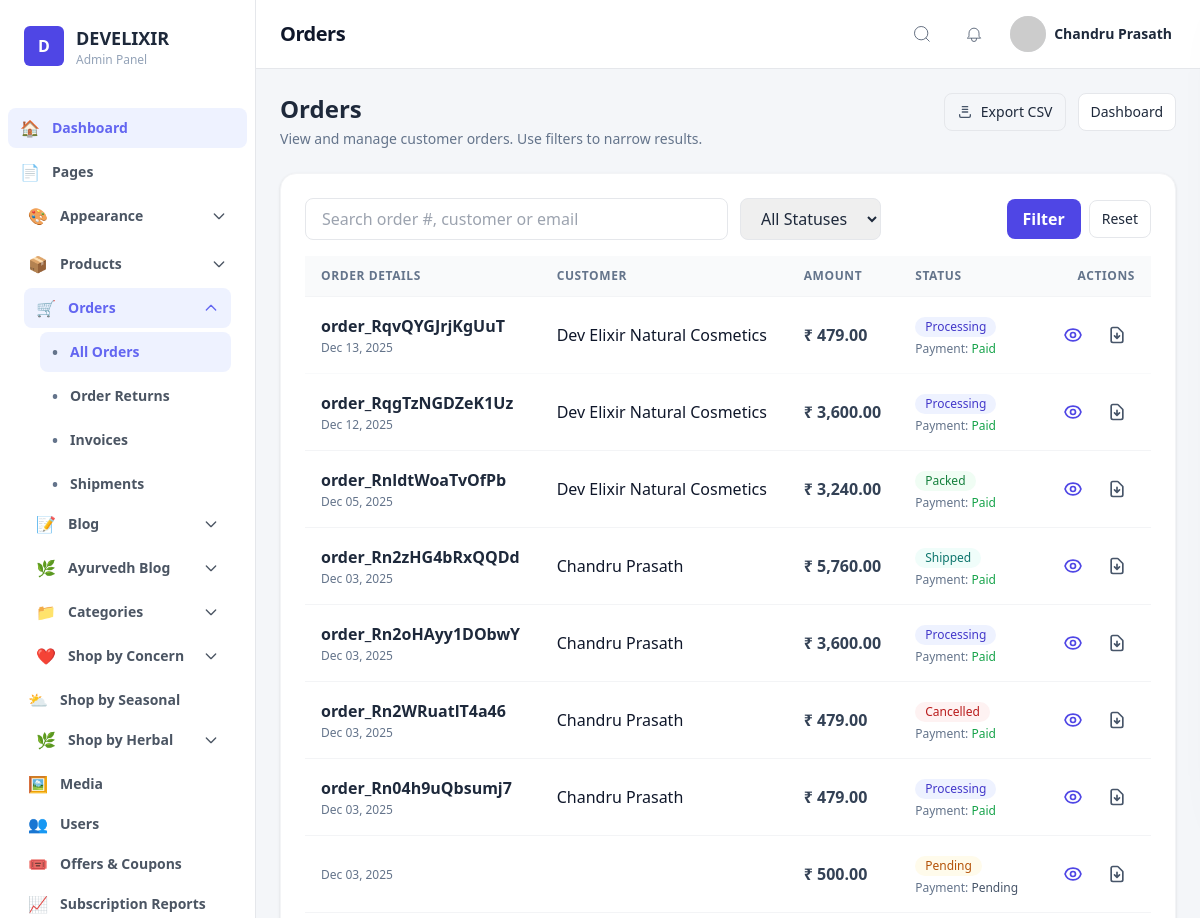
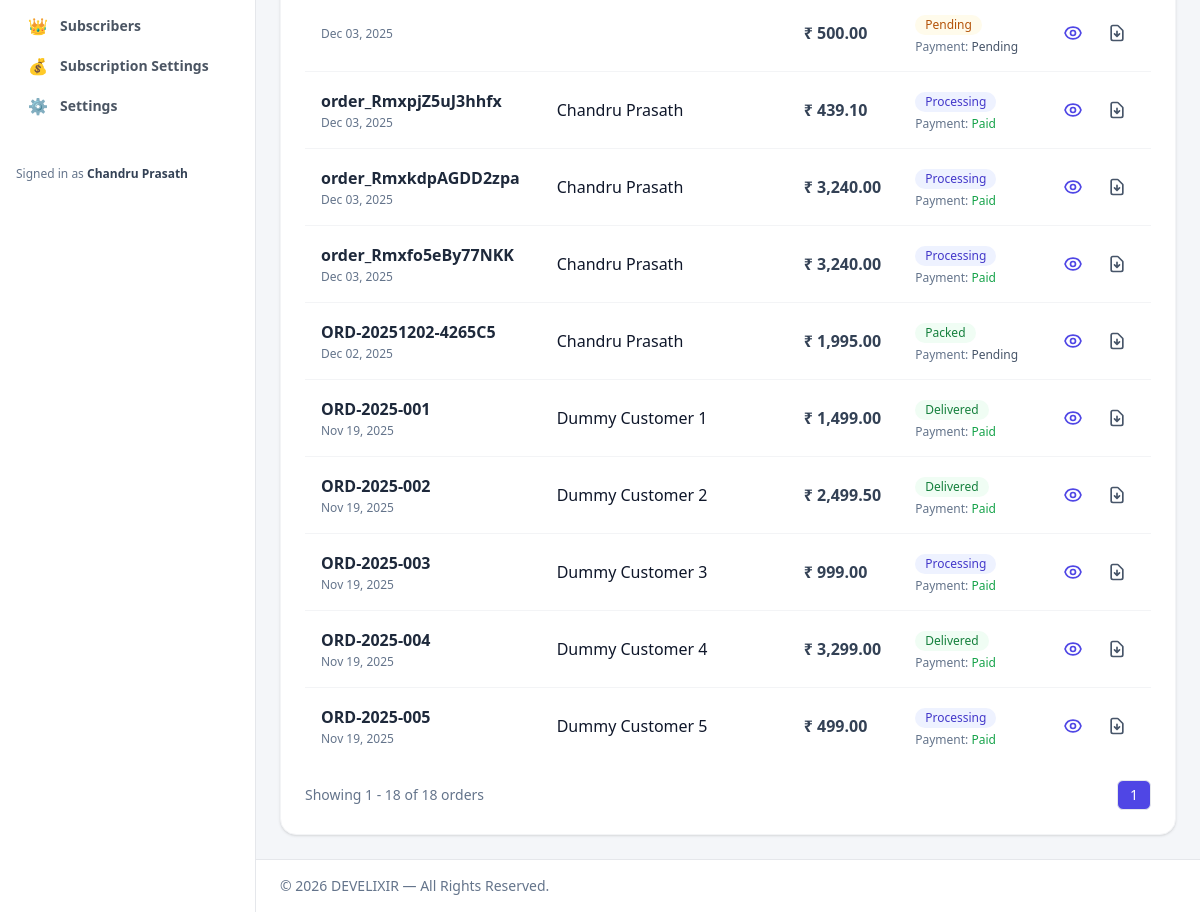
Screenshot of /admin/orders.php (signed in) with the database file from the repository (2 pictures, top to bottom).
### tables this page shows
CREATE TABLE `orders` (
  `id` int(10) UNSIGNED NOT NULL,
  `user_id` int(10) UNSIGNED DEFAULT NULL,
  `total` decimal(10,2) NOT NULL DEFAULT 0.00,
  `coupon_code` varchar(50) DEFAULT NULL,
  `coupon_discount` decimal(10,2) DEFAULT 0.00,
  `status` varchar(50) DEFAULT 'processing',
  `payment_status` varchar(50) DEFAULT 'pending',
  `created_at` timestamp NULL DEFAULT current_timestamp(),
  `total_amount` decimal(10,2) NOT NULL DEFAULT 0.00,
  `shipping_charge` decimal(10,2) DEFAULT 0.00,
  `tax_amount` decimal(10,2) DEFAULT 0.00,
  `order_number` varchar(100) DEFAULT NULL,
  `customer_name` varchar(255) DEFAULT NULL,
  `customer_address` text DEFAULT NULL,
  `order_status` varchar(50) DEFAULT 'pending'
);

### admin/orders.php (the view, shortened to what this page needs)
<?php
require_once __DIR__ . '/../includes/db.php';
include __DIR__ . '/layout/header.php';
$q = trim($_GET['q'] ?? '');
$page = max(1, (int)($_GET['page'] ?? 1));
$perPage = 20;
function status_badge($s) {
    $map = [
        'pending' => ['bg'=>'bg-amber-50','text'=>'text-amber-700','label'=>'Pending'],
        'processing' => ['bg'=>'bg-indigo-50','text'=>'text-indigo-700','label'=>'Processing'],
        'packed' => ['bg'=>'bg-green-50','text'=>'text-green-700','label'=>'Packed'],
        'shipped' => ['bg'=>'bg-teal-50','text'=>'text-teal-700','label'=>'Shipped'],
        'delivered' => ['bg'=>'bg-green-50','text'=>'text-green-700','label'=>'Delivered'],
        'cancelled' => ['bg'=>'bg-red-50','text'=>'text-red-700','label'=>'Cancelled'],
    ];
    $s = strtolower((string)$s);
    $info = $map[$s] ?? ['bg'=>'bg-slate-50','text'=>'text-slate-700','label'=>ucfirst($s)];
    return '<span class="inline-flex items-center px-2.5 py-0.5 rounded-full text-xs font-medium ' . $info['bg'] . ' ' . $info['text'] . '">' . htmlspecialchars($info['label']) . '</span>';
}
function preserve_qs($overrides = []) {
    $qs = $_GET;
    foreach ($overrides as $k => $v) $qs[$k] = $v;
    return '?' . http_build_query($qs);
}
function getTableColumns(PDO $pdo, string $table) : array {
    try {
        $cols = [];
        $stmt = $pdo->query("SHOW COLUMNS FROM `$table`");
        $rows = $stmt->fetchAll(PDO::FETCH_ASSOC);
        foreach ($rows as $r) $cols[] = $r['Field'];
        return $cols;
    } catch (Exception $e) {
        error_log("getTableColumns error: " . $e->getMessage());
        return ['id','order_number','customer_name','total_amount','payment_status','order_status','created_at'];
    }
}
$ordersColumns = getTableColumns($pdo, 'orders');
$whereParts = [];
$params = [];
$whereSql = $whereParts ? implode(' AND ', $whereParts) : '1=1';
try {
    $countSql = "SELECT COUNT(*) FROM orders WHERE {$whereSql}";
    $stmt = $pdo->prepare($countSql);
    $stmt->execute($params);
    $total = (int)$stmt->fetchColumn();
} catch (Exception $e) {
    $total = 0;
    error_log("Orders count error: " . $e->getMessage() . " — SQL: {$countSql}");
    if (APP_DEBUG) $countError = $e->getMessage();
}
$pages = max(1, (int)ceil($total / $perPage));
$offset = ($page - 1) * $perPage;
$orders = [];
try {
    $selectCols = implode(',', array_intersect($ordersColumns, ['id','order_number','customer_name','email','total_amount','payment_status','order_status','created_at']));
    $listSql = "SELECT {$selectCols}
                FROM orders
                WHERE {$whereSql}
                ORDER BY created_at DESC
                LIMIT :limit OFFSET :offset";
    $stmt = $pdo->prepare($listSql);
    $stmt->bindValue(':limit', (int)$perPage, PDO::PARAM_INT);
    $stmt->bindValue(':offset', (int)$offset, PDO::PARAM_INT);
    $stmt->execute();
    $orders = $stmt->fetchAll(PDO::FETCH_ASSOC);
} catch (Exception $e) {
    $orders = [];
    error_log("Orders list error: " . $e->getMessage() . " — SQL: {$listSql}");
    if (APP_DEBUG) $listError = $e->getMessage();
}
?>
<div class="max-w-[1200px] mx-auto">
  <div class="flex items-start justify-between gap-6 mb-6">
    <div>
      <h2 class="text-2xl font-extrabold text-slate-800">Orders</h2>
      <p class="text-sm text-slate-500 mt-1">View and manage customer orders. Use filters to narrow results.</p>
    </div>
    <div class="flex items-center gap-3">
      <a href="orders_export.php<?php echo preserve_qs(); ?>" class="inline-flex items-center gap-2 border border-gray-200 px-3 py-2 rounded-lg text-sm hover:shadow">
        <svg xmlns="http://www.w3.org/2000/svg" class="w-4 h-4 text-slate-600" fill="none" viewBox="0 0 24 24" stroke="currentColor"><path stroke-linecap="round" stroke-linejoin="round" stroke-width="2" d="M4 16v2a2 2 0 002 2h12a2 2 0 002-2v-2M8 12h8M8 8h8M8 4h8"/></svg>
        Export CSV
      </a>
      <a href="dashboard.php" class="inline-flex items-center gap-2 px-3 py-2 rounded-lg bg-white border border-gray-200 text-sm hover:shadow">Dashboard</a>
    </div>
  </div>
  <div class="bg-white rounded-2xl shadow p-6 border border-gray-100">
    <form method="get" class="flex flex-col md:flex-row md:items-center gap-3 mb-4">
      <input type="search" name="q" value="<?php echo htmlspecialchars($q); ?>" placeholder="Search order #, customer or email" class="w-full md:w-1/2 px-4 py-2 rounded-lg border border-gray-200 focus:outline-none" />
      <select name="status" class="px-4 py-2 rounded-lg border border-gray-200">
        <option value="">All Statuses</option>
      </select>
      <div class="flex items-center gap-2 ml-auto">
        <button type="submit" class="inline-flex items-center gap-2 px-4 py-2 rounded-lg bg-indigo-600 text-white font-semibold">Filter</button>
        <a href="orders.php" class="px-3 py-2 rounded-lg border border-gray-200 text-sm">Reset</a>
      </div>
    </form>
    <div class="overflow-x-auto">
      <table class="min-w-full divide-y divide-gray-100">
        <thead class="bg-gray-50">
          <tr>
            <th class="px-4 py-3 text-left text-xs font-semibold text-slate-500 uppercase tracking-wider">Order Details</th>
            <th class="px-4 py-3 text-left text-xs font-semibold text-slate-500 uppercase tracking-wider">Customer</th>
            <th class="px-4 py-3 text-left text-xs font-semibold text-slate-500 uppercase tracking-wider">Amount</th>
            <th class="px-4 py-3 text-left text-xs font-semibold text-slate-500 uppercase tracking-wider">Status</th>
            <th class="px-4 py-3 text-right text-xs font-semibold text-slate-500 uppercase tracking-wider">Actions</th>
          </tr>
        </thead>
        <tbody class="bg-white divide-y divide-gray-100">
          <?php if (empty($orders)): ?>
            <tr>
              <td colspan="5" class="px-6 py-12 text-center text-sm text-slate-500">No orders found.</td>
            </tr>
          <?php else: foreach ($orders as $o): ?>
            <tr class="hover:bg-slate-50 cursor-pointer border-b border-gray-50 last:border-b-0" onclick="window.location='order_view.php?id=<?php echo (int)$o['id']; ?>'">
              <td class="px-4 py-4">
                <div class="font-bold text-slate-800"><?php echo htmlspecialchars($o['order_number'] ?? ''); ?></div>
                <div class="text-xs text-slate-500 mt-0.5"><?php echo htmlspecialchars(date('M d, Y', strtotime($o['created_at'] ?? 'now'))); ?></div>
              </td>
              <td class="px-4 py-4">
                <div class="font-medium text-slate-900"><?php echo htmlspecialchars($o['customer_name'] ?? ''); ?></div>
              </td>
              <td class="px-4 py-4 font-semibold text-slate-700">₹ <?php echo number_format($o['total_amount'], 2); ?></td>
              <td class="px-4 py-4">
                <div class="flex flex-col gap-1">
                    <div><?php echo status_badge($o['order_status'] ?? '-'); ?></div>
                    <div class="text-xs text-slate-500">
                        Payment: <span class="font-medium <?php echo ($o['payment_status']=='paid')?'text-green-600':'text-slate-600'; ?>">
                            <?php echo ucfirst($o['payment_status'] ?? '-'); ?>
                        </span>
                    </div>
                </div>
              </td>
              <td class="px-4 py-4 text-right">
                <div class="flex items-center justify-end gap-2">
                  <a href="order_view.php?id=<?php echo (int)$o['id']; ?>" onclick="event.stopPropagation()" class="p-2 rounded-lg text-indigo-600 hover:bg-indigo-50 transition-colors" title="View Order">
                  </a>
                  <a href="order_invoice.php?id=<?php echo (int)$o['id']; ?>" onclick="event.stopPropagation()" class="p-2 rounded-lg text-slate-600 hover:bg-slate-100 transition-colors" title="Download Invoice">
                    <svg xmlns="http://www.w3.org/2000/svg" class="w-5 h-5" fill="none" viewBox="0 0 24 24" stroke="currentColor"><path stroke-linecap="round" stroke-linejoin="round" stroke-width="2" d="M12 10v6m0 0l-3-3m3 3l3-3m2 8H7a2 2 0 01-2-2V5a2 2 0 012-2h5.586a1 1 0 01.707.293l5.414 5.414a1 1 0 01.293.707V19a2 2 0 01-2 2z" /></svg>
                  </a>
                </div>
              </td>
            </tr>
          <?php endforeach; endif; ?>
        </tbody>
      </table>
    </div>
    <div class="mt-4 flex items-center justify-between gap-4">
      <div class="text-sm text-slate-500">
        Showing <?php echo $total === 0 ? 0 : ($offset + 1); ?> - <?php echo min($total, $offset + count($orders)); ?> of <?php echo $total; ?> orders
      </div>
      <nav class="flex items-center gap-2" role="navigation" aria-label="Pagination">
        <?php
          $start = max(1, $page - 3);
          $end = min($pages, $page + 3);
          for ($p = $start; $p <= $end; $p++) {
            $active = $p === $page ? 'bg-indigo-600 text-white' : 'bg-white text-slate-700';
            echo '<a href="'. preserve_qs(['page'=>$p]) .'" class="px-3 py-1 rounded-md border border-gray-200 text-sm '. $active .'">'. $p .'</a>';
          }
        ?>
      </nav>
    </div>
  </div>
</div>
<?php
include __DIR__ . '/layout/footer.php';

### admin/layout/header.php (style rules this page uses)
body { background: #f4f6f9; }

### rows the page displays
orders: order_number "order_RqvQYGJrjKgUuT", created_at "Dec 13, 2025", customer_name "Dev Elixir Natural Cosmetics", total_amount "479.00", order_status "Processing", payment_status "Paid"
orders: order_number "order_RqgTzNGDZeK1Uz", created_at "Dec 12, 2025", customer_name "Dev Elixir Natural Cosmetics", total_amount "3,600.00", order_status "Processing", payment_status "Paid"
orders: order_number "order_RnldtWoaTvOfPb", created_at "Dec 05, 2025", customer_name "Dev Elixir Natural Cosmetics", total_amount "3,240.00", order_status "Packed", payment_status "Paid"
orders: order_number "order_Rn2zHG4bRxQQDd", created_at "Dec 03, 2025", customer_name "Chandru Prasath", total_amount "5,760.00", order_status "Shipped", payment_status "Paid"
orders: order_number "order_Rn2oHAyy1DObwY", created_at "Dec 03, 2025", customer_name "Chandru Prasath", total_amount "3,600.00", order_status "Processing", payment_status "Paid"
orders: order_number "order_Rn2WRuatlT4a46", created_at "Dec 03, 2025", customer_name "Chandru Prasath", total_amount "479.00", order_status "Cancelled", payment_status "Paid"
orders: order_number "order_Rn04h9uQbsumj7", created_at "Dec 03, 2025", customer_name "Chandru Prasath", total_amount "479.00", order_status "Processing", payment_status "Paid"
orders: created_at "Dec 03, 2025", total_amount "500.00", order_status "Pending", payment_status "Pending"
orders: created_at "Dec 03, 2025", total_amount "500.00", order_status "Pending", payment_status "Pending"
orders: order_number "order_RmxpjZ5uJ3hhfx", created_at "Dec 03, 2025", customer_name "Chandru Prasath", total_amount "439.10", order_status "Processing", payment_status "Paid"
orders: order_number "order_RmxkdpAGDD2zpa", created_at "Dec 03, 2025", customer_name "Chandru Prasath", total_amount "3,240.00", order_status "Processing", payment_status "Paid"
orders: order_number "order_Rmxfo5eBy77NKK", created_at "Dec 03, 2025", customer_name "Chandru Prasath", total_amount "3,240.00", order_status "Processing", payment_status "Paid"
orders: order_number "ORD-20251202-4265C5", created_at "Dec 02, 2025", customer_name "Chandru Prasath", total_amount "1,995.00", order_status "Packed", payment_status "Pending"
orders: order_number "ORD-2025-001", created_at "Nov 19, 2025", customer_name "Dummy Customer 1", total_amount "1,499.00", order_status "Delivered", payment_status "Paid"
orders: order_number "ORD-2025-002", created_at "Nov 19, 2025", customer_name "Dummy Customer 2", total_amount "2,499.50", order_status "Delivered", payment_status "Paid"
orders: order_number "ORD-2025-003", created_at "Nov 19, 2025", customer_name "Dummy Customer 3", total_amount "999.00", order_status "Processing", payment_status "Paid"
orders: order_number "ORD-2025-004", created_at "Nov 19, 2025", customer_name "Dummy Customer 4", total_amount "3,299.00", order_status "Delivered", payment_status "Paid"
orders: order_number "ORD-2025-005", created_at "Nov 19, 2025", customer_name "Dummy Customer 5", total_amount "499.00", order_status "Processing", payment_status "Paid"

### other values shown
$icons['Dashboard'] "🏠"
$icons['Appearance'] "🎨"
$icons['Products'] "📦"
$icons['Orders'] "🛒"
$icons['Blog'] "📝"
$icons['Ayurvedh Blog'] "🌿"
$icons['Categories'] "📁"
$icons[$item['label']] "👥"
$item['label'] "Users"
$icons[$item['label']] "🎟️"
$item['label'] "Offers & Coupons"
$icons[$item['label']] "📈"
$item['label'] "Subscription Reports"
$icons[$item['label']] "👑"
$item['label'] "Subscribers"
